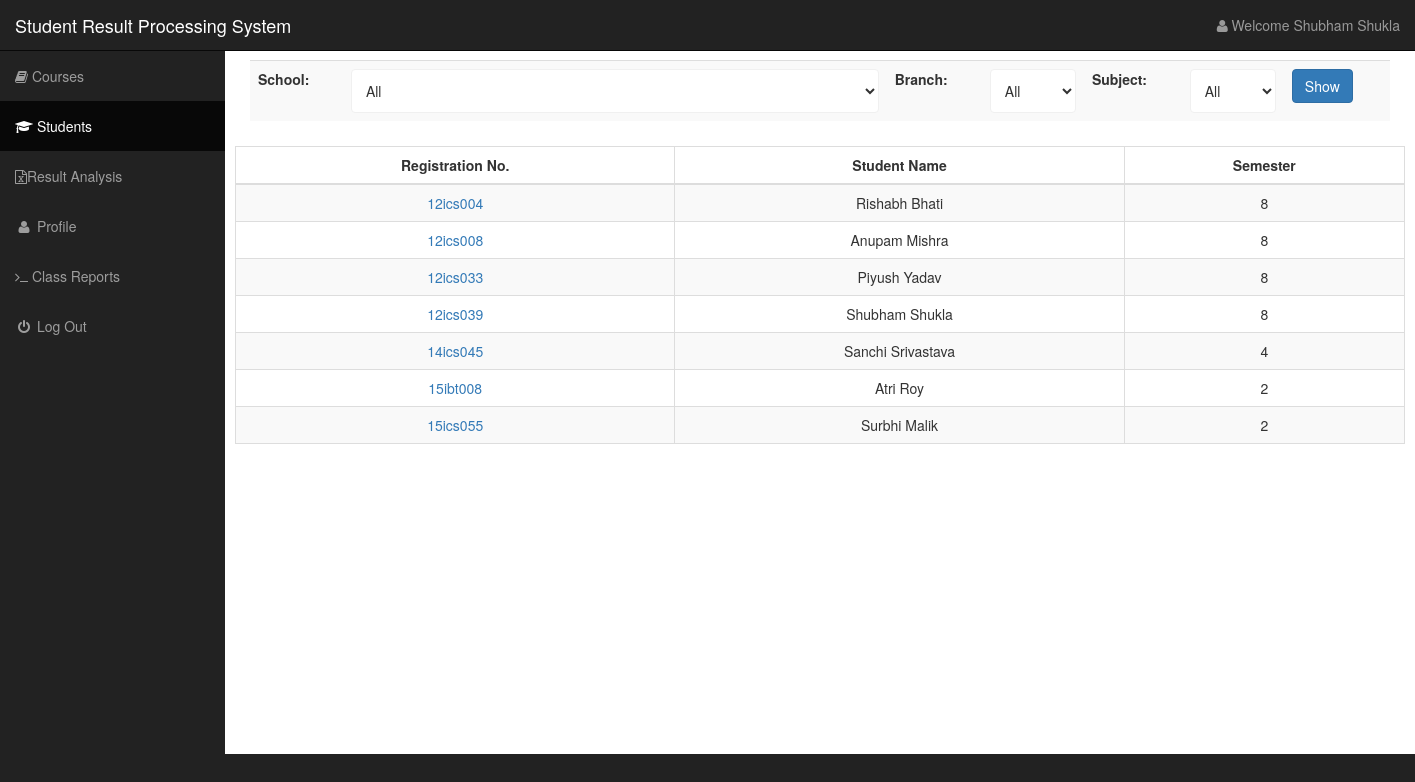
/views/student.php (signed in), run on the app's committed database.
### tables this page shows
CREATE TABLE IF NOT EXISTS `users` (
  `email` varchar(55) NOT NULL,
  `password` varchar(50) NOT NULL,
  `firstName` text NOT NULL,
  `lastName` text NOT NULL,
  `school` varchar(5) NOT NULL,
  `designation` varchar(5) NOT NULL,
  `officeNumber` varchar(12) NOT NULL,
  `gender` text NOT NULL,
  `timeReg` datetime NOT NULL DEFAULT CURRENT_TIMESTAMP,
  PRIMARY KEY (`email`)
);

CREATE TABLE IF NOT EXISTS `student` (
  `regNo` varchar(10) NOT NULL,
  `stuFirstName` text NOT NULL,
  `stuLastName` text NOT NULL,
  `college` varchar(20) NOT NULL,
  `branch` varchar(20) NOT NULL,
  `semester` int(2) NOT NULL,
  PRIMARY KEY (`regNo`)
);

### views/student.php (the view, shortened to what this page needs)
<?php
include ("../phpIncludes/connectMySQL.php");
$username = $_SESSION['username'];
$sql_query = "SELECT firstName, lastName FROM users WHERE email='$username'";
$result = $link->query($sql_query);
$rows= mysqli_fetch_array($result);
$fname = $rows['firstName'];
$lname = $rows['lastName'];
?>
<!DOCTYPE html>
<html lang="en">
<head>
    <link href="http://localhost/studentMarks/sideBar/css/bootstrap.min.css" rel="stylesheet">
    <link href="http://localhost/studentMarks/sideBar/css/sb-admin.css" rel="stylesheet">
    <link href="http://localhost/studentMarks/sideBar/css/plugins/morris.css" rel="stylesheet">
    <link href="http://localhost/studentMarks/sideBar/font-awesome/css/font-awesome.min.css" rel="stylesheet" type="text/css">
</head>
<body>
    <div id="wrapper">
        <nav class="navbar navbar-inverse navbar-fixed-top" role="navigation">
            <div class="navbar-header">
                <a class="navbar-brand" href="http://localhost/studentMarks/views/landingPageMain.php">Student Result Processing System</a>
            </div>
            <ul class="nav navbar-right top-nav">
                <li class="dropdown">
                    <a href="#" class="dropdown-toggle" data-toggle="dropdown"><i class="fa fa-user"></i> Welcome <?php echo $fname." ".$lname;?> </a>
                </li>
            </ul>
            <div class="collapse navbar-collapse navbar-ex1-collapse">
                <ul class="nav navbar-nav side-nav">
                    <li>
                        <a href="http://localhost/studentMarks/views/landingPageMain.php" ><i class="fa fa-book"></i>
 Courses</a>
                    </li>
                    <li class="active">
                        <a href="http://localhost/studentMarks/views/student.php"><i class="fa fa-graduation-cap"></i> Students</a>
                    </li>
                    <li>
                        <a href="http://localhost/studentMarks/views/exams.php"><i class="fa fa-file-excel-o"></i>Result Analysis</a>
                    </li>
                                  <li>
                            <a href="http://localhost/studentMarks/views/profile.php"><i class="fa fa-fw fa-user"></i> Profile</a>
                        </li>
                        <li>
                        <a href="http://localhost/studentMarks/views/activity.php"><i class="fa fa-terminal"></i> Class Reports</a>
                    </li>
                                                <li>
                            <a href="http://localhost/studentMarks/views/logout.php"><i class="fa fa-fw fa-power-off"></i> Log Out</a></li>
                </ul>
            </div>
        </nav>
        <div id="page-wrapper">
            <div id="container-fluid">
            <div class="container">
  <div class="row">
    <div class="col-xs-12">
      <div class="table-responsive">
        <table class="table table-striped">
        <tbody>
            <tr>
			<form action="" method="get" >
              <td><label>School:
                    </label></td>
              <td><select  name="school" class = "demoInputBox">
						<option value="">All</option>
                     </select></td>
                    <td><label>Branch:</label></td>
              <td><select name="branch" class="demoInputBox">
                <option value="">All</option>
                </select></td>
                <td><label>Subject:</label></td>
              <td><select name="subject" class="demoInputBox">
                <option value="">All</option>
                </select></td>
                <td><div class= "control-group">
                <button type="submit" class="btn btn-primary">Show</button>
                </div></td>
			</form>
            </tr>
          </tbody>
        </table>
      </div>
    </div>
  </div>
</div>
    <table class="table table-bordered table-hover table-striped">
        <thead>
            <tr>
              <th>Registration No.</th>
              <th>Student Name</th>
              <th> Semester</th>
            </tr>
        </thead>
        <tbody>
        <?php
			if(isset($_GET['school']))
			 $school = $_GET['school'];
			 else $school = '';
             $sqlTable = "SELECT regNo,stuFirstName,stuLastName,semester FROM student where college like '%$school%' ";
             global $link;
                $resultTable = $link -> query($sqlTable);
              if (mysqli_num_rows($resultTable) > 0) {
               while($row2 = mysqli_fetch_array($resultTable)) {
                $reg= $row2['regNo'];
                $sfname =$row2['stuFirstName'];
                $slname = $row2['stuLastName'];
				$semester = $row2['semester'];
               echo "<tr>";
         echo "<td>"."<center>".'<a href="http://localhost/studentMarks/views/studentView.php?reg=' . $reg . '">'.$reg.'</a>'."</center>"."</td>";
        echo "<td>"."<center>".$sfname." ".$slname."</center>"."</td>";
		 echo "<td>"."<center>".$semester."</center>"."</td>";
        echo "</tr>";
    }
}else {
	echo "<tr>";
    echo "<td>"."<center>"."No rows found!"."</center>"."</td>";
	echo "</tr>";
}
?>
        </tbody>
    </table>
    <br>
    <br>
    <br>
    <br>
    <br>
    <br>
    <br>
    <br>
    <br>
    <br>
    <br>
    <br>
    <br>
    <br>
            </div>
        </div>
    </div>
</body>
</html>

### sideBar/css/sb-admin.css (style rules this page uses)
body { margin-top: 100px; background-color: #222; }
@media (min-width:768px) { body { margin-top: 50px; } }
#wrapper { padding-left: 0; }
#page-wrapper { width: 100%; padding: 0; background-color: #fff; }
@media (min-width:768px) { #wrapper { padding-left: 225px; } }
@media (min-width:768px) { #page-wrapper { padding: 10px; } }
.top-nav { padding: 0 15px; }
.top-nav>li { display: inline-block; float: left; }
.top-nav>li>a { padding-top: 15px; padding-bottom: 15px; line-height: 20px; color: #999; }
@media (min-width:768px) { .side-nav { position: fixed; top: 51px; left: 225px; width: 225px; margin-left: -225px; border: none; border-radius: 0; overflow-y: auto; background-color: #222; bottom: 0; overflow-x: hidden; padding-bottom: 40px; } }
@media (min-width:768px) { .side-nav>li>a { width: 225px; } }

### views/student.php (style rules this page uses)
.demoInputBox { padding: 10px;border: #F0F0F0 1px solid;border-radius: 4px;background-color: #FFF;width: 100%; }
.row { padding-bottom:5px; }
th { text-align: center; }
td { padding:5px; }

### data on the page
users: firstName "Shubham", lastName "Shukla"
student: regNo "12ics004", stuFirstName "Rishabh", stuLastName "Bhati", semester "8"
student: regNo "12ics008", stuFirstName "Anupam", stuLastName "Mishra", semester "8"
student: regNo "12ics033", stuFirstName "Piyush", stuLastName "Yadav", semester "8"
student: regNo "12ics039", stuFirstName "Shubham", stuLastName "Shukla", semester "8"
student: regNo "14ics045", stuFirstName "Sanchi", stuLastName "Srivastava", semester "4"
student: regNo "15ibt008", stuFirstName "Atri", stuLastName "Roy", semester "2"
student: regNo "15ics055", stuFirstName "Surbhi", stuLastName "Malik", semester "2"
